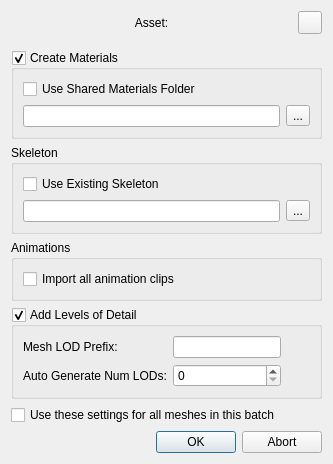
<?xml version="1.0" encoding="UTF-8"?>
<ui version="4.0">
 <class>MeshImportDlg</class>
 <widget class="QDialog" name="MeshImportDlg">
  <property name="geometry">
   <rect>
    <x>0</x>
    <y>0</y>
    <width>333</width>
    <height>446</height>
   </rect>
  </property>
  <property name="minimumSize">
   <size>
    <width>0</width>
    <height>0</height>
   </size>
  </property>
  <property name="maximumSize">
   <size>
    <width>1000</width>
    <height>1000</height>
   </size>
  </property>
  <property name="windowTitle">
   <string>Mesh Import Options</string>
  </property>
  <property name="windowIcon">
   <iconset resource="../../../../Tools/Libs/GuiFoundation/QtResources/resources.qrc">
    <normaloff>:/GuiFoundation/W-logo.svg</normaloff>:/GuiFoundation/W-logo.svg</iconset>
  </property>
  <layout class="QVBoxLayout" name="verticalLayout">
   <item>
    <layout class="QHBoxLayout" name="horizontalLayout_4">
     <item>
      <widget class="QLabel" name="CurrentAsset">
       <property name="text">
        <string>Asset:</string>
       </property>
       <property name="alignment">
        <set>Qt::AlignCenter</set>
       </property>
      </widget>
     </item>
     <item>
      <widget class="QToolButton" name="Help">
       <property name="text">
        <string/>
       </property>
       <property name="icon">
        <iconset resource="../../../../Tools/Libs/GuiFoundation/QtResources/resources.qrc">
         <normaloff>:/GuiFoundation/Icons/Help.svg</normaloff>:/GuiFoundation/Icons/Help.svg</iconset>
       </property>
      </widget>
     </item>
    </layout>
   </item>
   <item>
    <spacer name="verticalSpacer_2">
     <property name="orientation">
      <enum>Qt::Vertical</enum>
     </property>
     <property name="sizeType">
      <enum>QSizePolicy::Fixed</enum>
     </property>
     <property name="sizeHint" stdset="0">
      <size>
       <width>20</width>
       <height>10</height>
      </size>
     </property>
    </spacer>
   </item>
   <item>
    <widget class="QGroupBox" name="Materials">
     <property name="title">
      <string>Create Materials</string>
     </property>
     <property name="checkable">
      <bool>true</bool>
     </property>
     <layout class="QVBoxLayout" name="verticalLayout_2">
      <item>
       <widget class="QCheckBox" name="UseSharedMaterials">
        <property name="text">
         <string>Use Shared Materials Folder</string>
        </property>
       </widget>
      </item>
      <item>
       <layout class="QHBoxLayout" name="horizontalLayout">
        <item>
         <widget class="QLineEdit" name="MaterialsFolder"/>
        </item>
        <item>
         <widget class="QToolButton" name="BrowseMaterialsFolder">
          <property name="text">
           <string>...</string>
          </property>
         </widget>
        </item>
       </layout>
      </item>
     </layout>
    </widget>
   </item>
   <item>
    <widget class="QGroupBox" name="Skeleton">
     <property name="title">
      <string>Skeleton</string>
     </property>
     <layout class="QVBoxLayout" name="verticalLayout_3">
      <item>
       <widget class="QCheckBox" name="ReuseSkeleton">
        <property name="text">
         <string>Use Existing Skeleton</string>
        </property>
       </widget>
      </item>
      <item>
       <layout class="QHBoxLayout" name="horizontalLayout_2">
        <item>
         <widget class="QLineEdit" name="SkeletonAsset"/>
        </item>
        <item>
         <widget class="QToolButton" name="BrowseSkeleton">
          <property name="text">
           <string>...</string>
          </property>
         </widget>
        </item>
       </layout>
      </item>
     </layout>
    </widget>
   </item>
   <item>
    <widget class="QGroupBox" name="Animations">
     <property name="title">
      <string>Animations</string>
     </property>
     <layout class="QVBoxLayout" name="verticalLayout_4">
      <item>
       <widget class="QCheckBox" name="ImportAnimClips">
        <property name="text">
         <string>Import all animation clips</string>
        </property>
       </widget>
      </item>
     </layout>
    </widget>
   </item>
   <item>
    <widget class="QGroupBox" name="Lod">
     <property name="title">
      <string>Add Levels of Detail</string>
     </property>
     <property name="checkable">
      <bool>true</bool>
     </property>
     <layout class="QHBoxLayout" name="horizontalLayout_3">
      <item>
       <layout class="QGridLayout" name="gridLayout">
        <item row="0" column="0">
         <widget class="QLabel" name="label">
          <property name="text">
           <string>Mesh LOD Prefix:</string>
          </property>
         </widget>
        </item>
        <item row="0" column="1">
         <widget class="QLineEdit" name="LodIncludeTag"/>
        </item>
        <item row="1" column="0">
         <widget class="QLabel" name="label_2">
          <property name="text">
           <string>Auto Generate Num LODs:</string>
          </property>
         </widget>
        </item>
        <item row="1" column="1">
         <widget class="QSpinBox" name="NumLODs">
          <property name="minimum">
           <number>0</number>
          </property>
          <property name="maximum">
           <number>4</number>
          </property>
         </widget>
        </item>
       </layout>
      </item>
      <item>
       <spacer name="horizontalSpacer">
        <property name="orientation">
         <enum>Qt::Horizontal</enum>
        </property>
        <property name="sizeHint" stdset="0">
         <size>
          <width>29</width>
          <height>20</height>
         </size>
        </property>
       </spacer>
      </item>
     </layout>
    </widget>
   </item>
   <item>
    <spacer name="verticalSpacer">
     <property name="orientation">
      <enum>Qt::Vertical</enum>
     </property>
     <property name="sizeHint" stdset="0">
      <size>
       <width>20</width>
       <height>40</height>
      </size>
     </property>
    </spacer>
   </item>
   <item>
    <widget class="QCheckBox" name="ApplyToAll">
     <property name="text">
      <string>Use these settings for all meshes in this batch</string>
     </property>
    </widget>
   </item>
   <item>
    <widget class="QDialogButtonBox" name="Buttons">
     <property name="standardButtons">
      <set>QDialogButtonBox::Abort|QDialogButtonBox::Ok</set>
     </property>
    </widget>
   </item>
  </layout>
 </widget>
 <resources>
  <include location="../QtResources/resources.qrc"/>
  <include location="../../../../Tools/Libs/GuiFoundation/QtResources/resources.qrc"/>
  <include location="../../../../Editor/EditorFramework/QtResources/resources.qrc"/>
 </resources>
 <connections/>
</ui>
